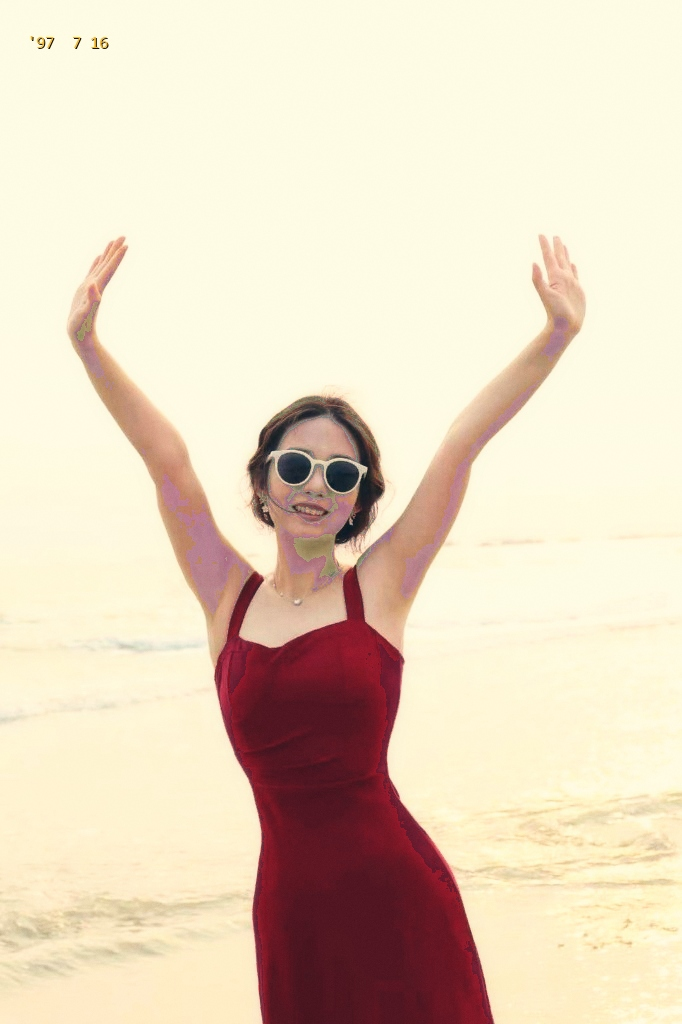
#> input picture examples/balanced_01_freedom.jpg, 682 x 1024 px
$ python -i film_emulation_engine.py   (imports and definitions only)
#> lines starting #> are read from the running program, lines starting #| are printed output that depends on the picture
### src/candid_processor.py
"""
Refined Film Grain Engine:
Applies ultra-subtle, organic ISO 100/200 fine 35mm silver halide grain.
Midtone-weighted (grain lives in midtones, clear in shadows/highlights), zero chromatic noise.
"""

from PIL import Image, ImageDraw, ImageFont
import numpy as np
import os


# [49 lines left out: functions apply_candid_hk_grading, add_subtle_micro_grain, not called in this run]


def add_delicate_timestamp(
    img: Image.Image,
    timestamp_str: str = "'94  5  1",
    position: str = "top-left"
) -> Image.Image:
    """
    Draws a tiny, elegant 1990s digital camera timestamp.
    """
    result = img.copy()
    draw = ImageDraw.Draw(result)
    w, h = result.size

    # Ultra-small, unobtrusive font size (approx 2% of image dimension)
    font_size = max(12, int(min(w, h) * 0.025))

    font_candidates = [
        "C:\\Windows\\Fonts\\consola.ttf",
        "C:\\Windows\\Fonts\\lucon.ttf",
        "C:\\Windows\\Fonts\\arial.ttf",
    ]
    font = None
    for fp in font_candidates:
        if os.path.exists(fp):
            try:
                font = ImageFont.truetype(fp, font_size)
                break
            except Exception:
                continue
    if not font:
        font = ImageFont.load_default()

    margin_x = int(w * 0.04)
    margin_y = int(h * 0.035)

    if position == "top-left":
        tx, ty = margin_x, margin_y
    elif position == "top-right":
        try:
            bbox = draw.textbbox((0, 0), timestamp_str, font=font)
            tw = bbox[2] - bbox[0]
        except Exception:
            tw = len(timestamp_str) * (font_size // 2)
        tx, ty = w - tw - margin_x, margin_y
    else:  # bottom-right
        try:
            bbox = draw.textbbox((0, 0), timestamp_str, font=font)
            tw = bbox[2] - bbox[0]
            th = bbox[3] - bbox[1]
        except Exception:
            tw = len(timestamp_str) * (font_size // 2)
            th = font_size
        tx, ty = w - tw - margin_x, h - th - margin_y

    # Retro soft orange-yellow
    text_color = (245, 175, 40)

    # 1px soft shadow for legibility over bright backgrounds
    draw.text((tx + 1, ty + 1), timestamp_str, font=font, fill=(30, 25, 10))
    draw.text((tx, ty), timestamp_str, font=font, fill=text_color)

    return result


# [14 lines left out: function process_clean_snapshot, not called in this run]

### src/film_emulation_engine.py
"""
True 1990s Hong Kong Cinema & Wong Kar-wai Film Emulsion Engine.

Implements the 4 Core Optical Signatures of Christopher Doyle's Cinematography:
1. Kodak 500T / 2383 Film Matrix (Tungsten emerald-cyan shadows, golden amber highlights, dense ruby red isolation).
2. Optical Halation & Black Pro-Mist Bloom (Soft glow around lights + red fringe bleed into shadows).
3. Analog Emulsion S-Curve (Velvety lifted blacks, soft rolled-off highlights, zero digital harshness).
4. Vintage Lens Vignette & Chromatic Dispersion (Subtle corner falloff).
"""

from PIL import Image, ImageFilter, ImageEnhance, ImageDraw, ImageFont
import numpy as np
import os


# [152 lines left out: functions apply_pro_mist_halation, apply_wkw_kodak_500t_grading, apply_vintage_lens_vignette, transform_to_wkw_masterpiece, not called in this run]

>>> result = transform_to_wkw_masterpiece('../examples/balanced_01_freedom.jpg', 'out.png')
#> in transform_to_wkw_masterpiece, img is the input picture: PIL image 682x1024 RGB; mean R, G, B 230.9, 214.3, 191.7
#> in apply_pro_mist_halation, `bloom_tight = glow_img.filter(ImageFilter.GaussianBlur(radius=6))`:
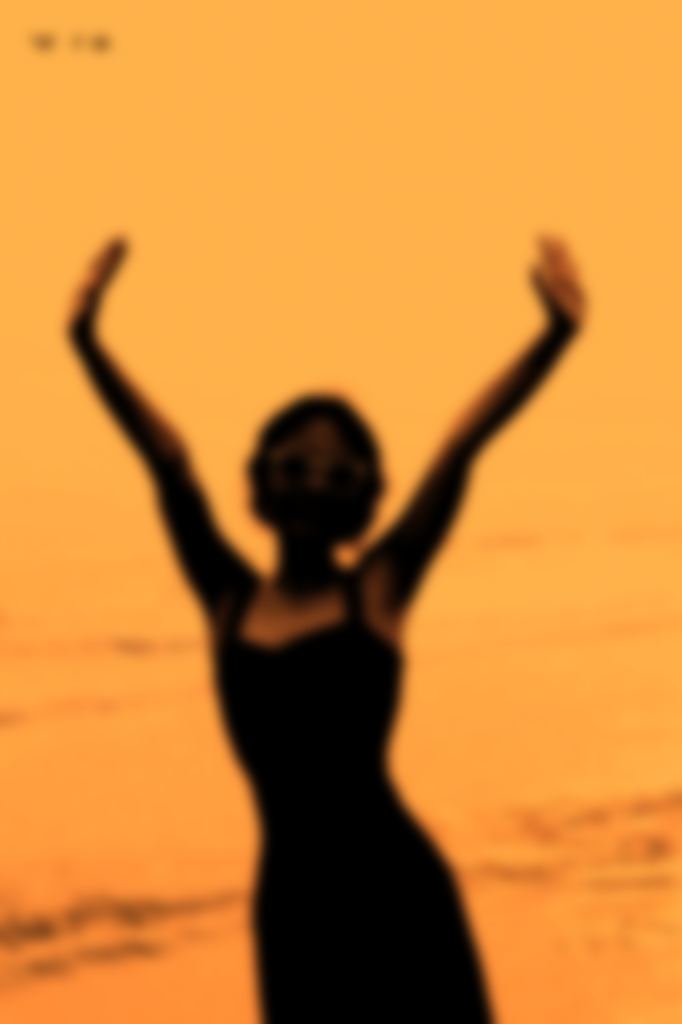
#> bloom_tight: PIL image 682x1024 RGB; mean R, G, B 207.2, 136.4, 56.2
#> in apply_pro_mist_halation, `b_l_arr = np.array(bloom_large, dtype=np.float32) * intensity`:
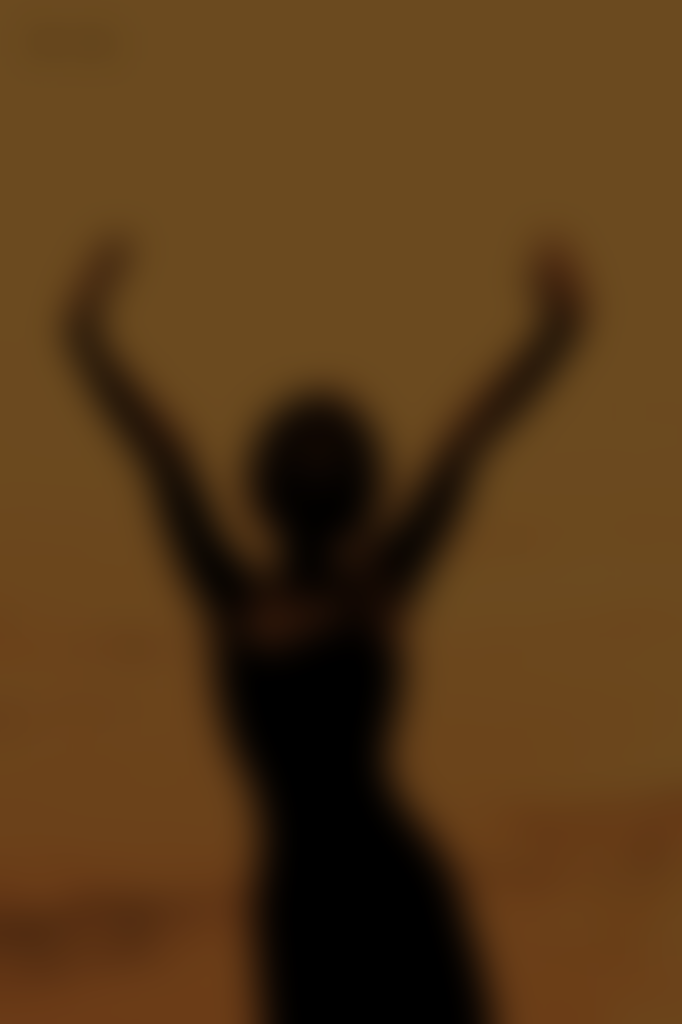
#> b_l_arr: shape (1024, 682, 3) float32; mean R, G, B 87.3, 57.3, 23.6
#> in apply_wkw_kodak_500t_grading, `arr[:, :, 0] -= shadows * 0.08`: arr: shape (1024, 682, 3) float32; mean R, G, B 0.876, 0.833, 0.795
#> in apply_wkw_kodak_500t_grading, `arr[:, :, 1] += shadows * 0.03`: arr: shape (1024, 682, 3) float32; mean R, G, B 0.876, 0.835, 0.795
#> in apply_wkw_kodak_500t_grading, `arr[:, :, 2] += shadows * 0.09`: arr: shape (1024, 682, 3) float32; mean R, G, B 0.876, 0.835, 0.803
#> in apply_wkw_kodak_500t_grading, `r, g, b = arr[:, :, 0], arr[:, :, 1], arr[:, :, 2]`:
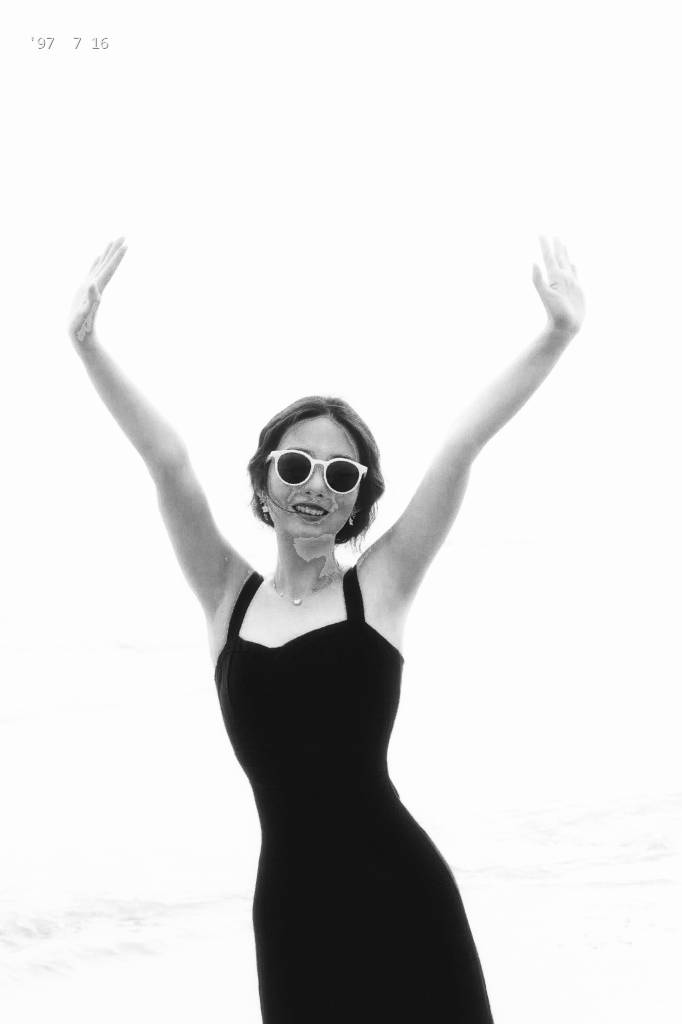
#> g: shape (1024, 682) float32; min 0.0639, max 0.995, mean 0.869
#> in apply_wkw_kodak_500t_grading, `r, g, b = arr[:, :, 0], arr[:, :, 1], arr[:, :, 2]`:
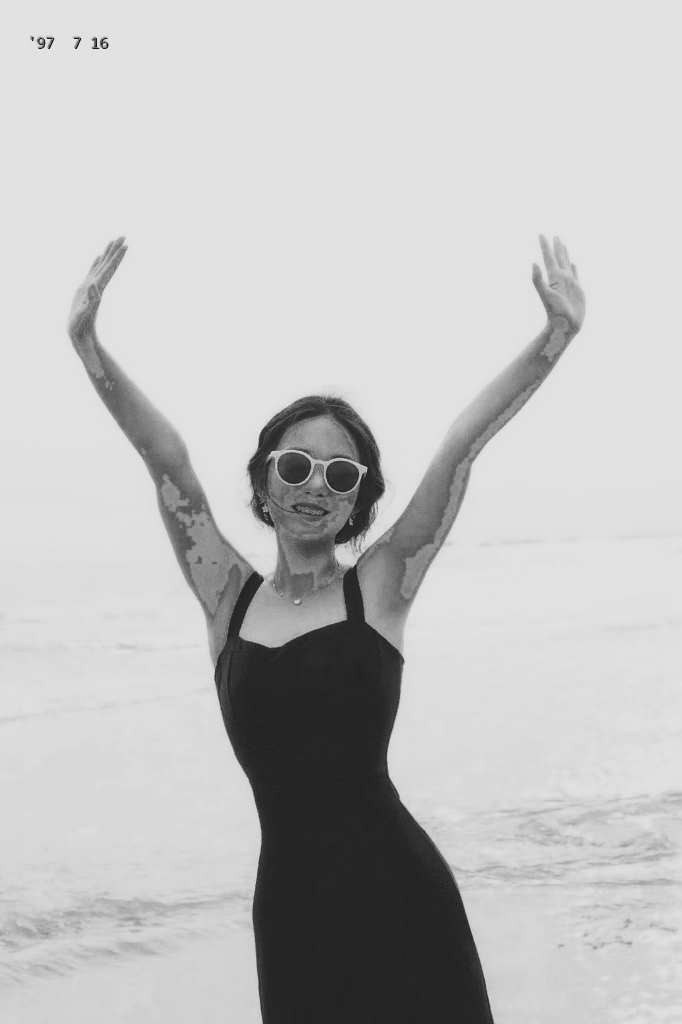
#> b: shape (1024, 682) float32; min 0.0904, max 0.892, mean 0.759
#> in apply_wkw_kodak_500t_grading, `red_dominance = np.clip((r - np.maximum(g, b)) * 2.5, 0.0, 1.0)`:
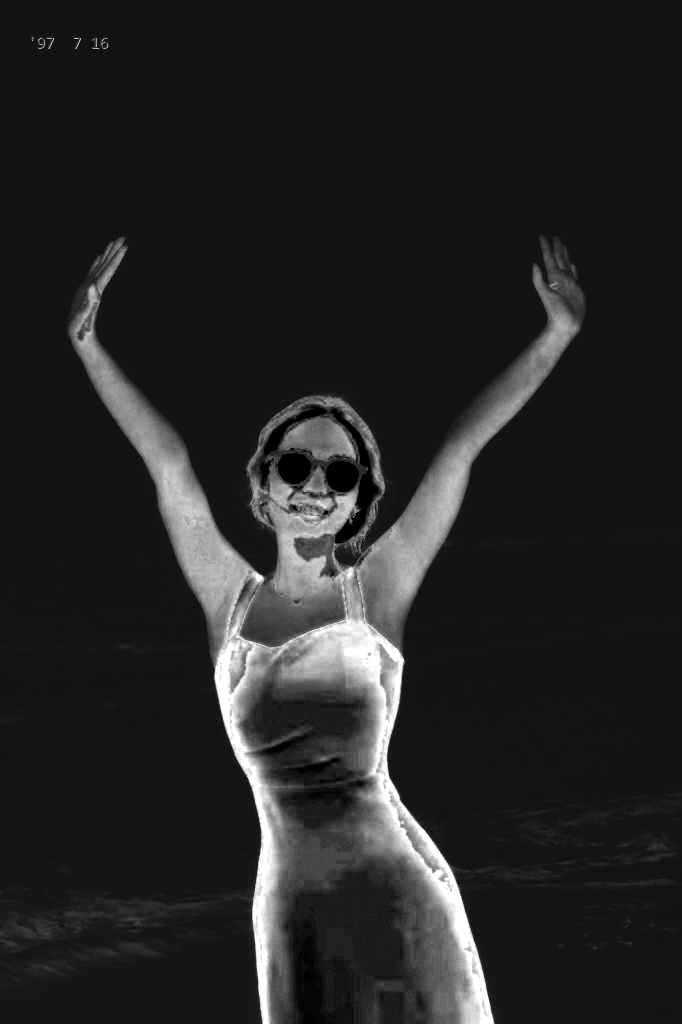
#> red_dominance: shape (1024, 682) float32; min 0, max 1, mean 0.147
#> in apply_vintage_lens_vignette, `arr = np.array(img, dtype=np.float32) * vignette`:
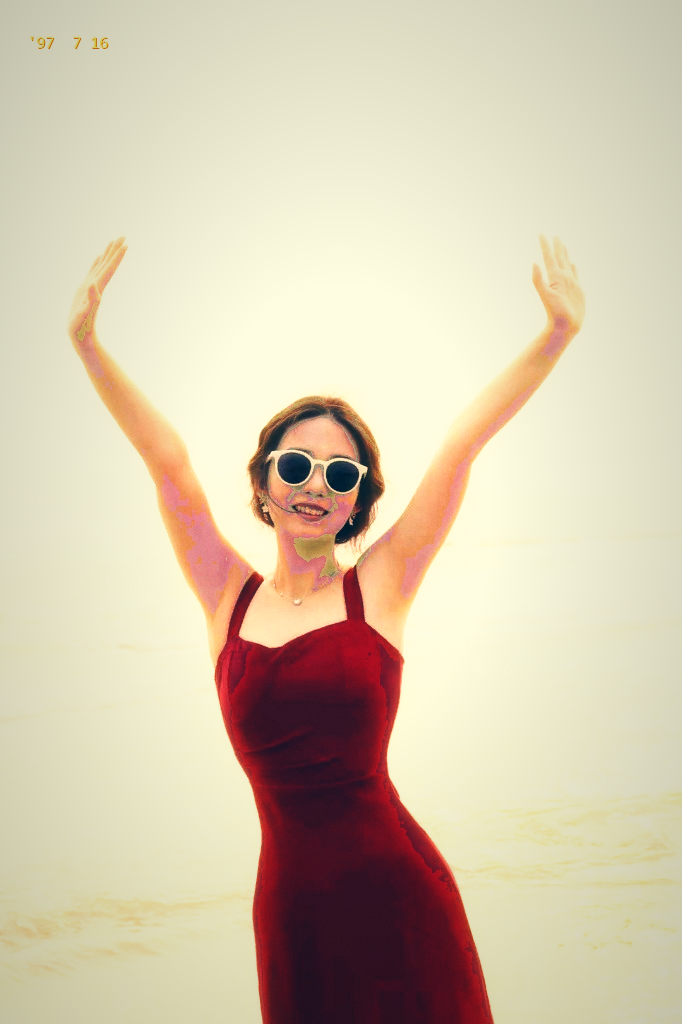
#> arr: shape (1024, 682, 3) float64; mean R, G, B 214.4, 200.2, 174.5
